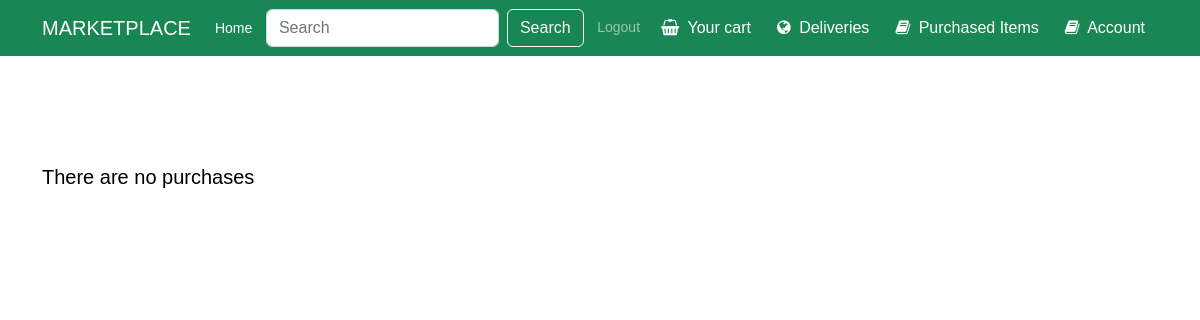
Before: /purchased (signed in) with the older database file.
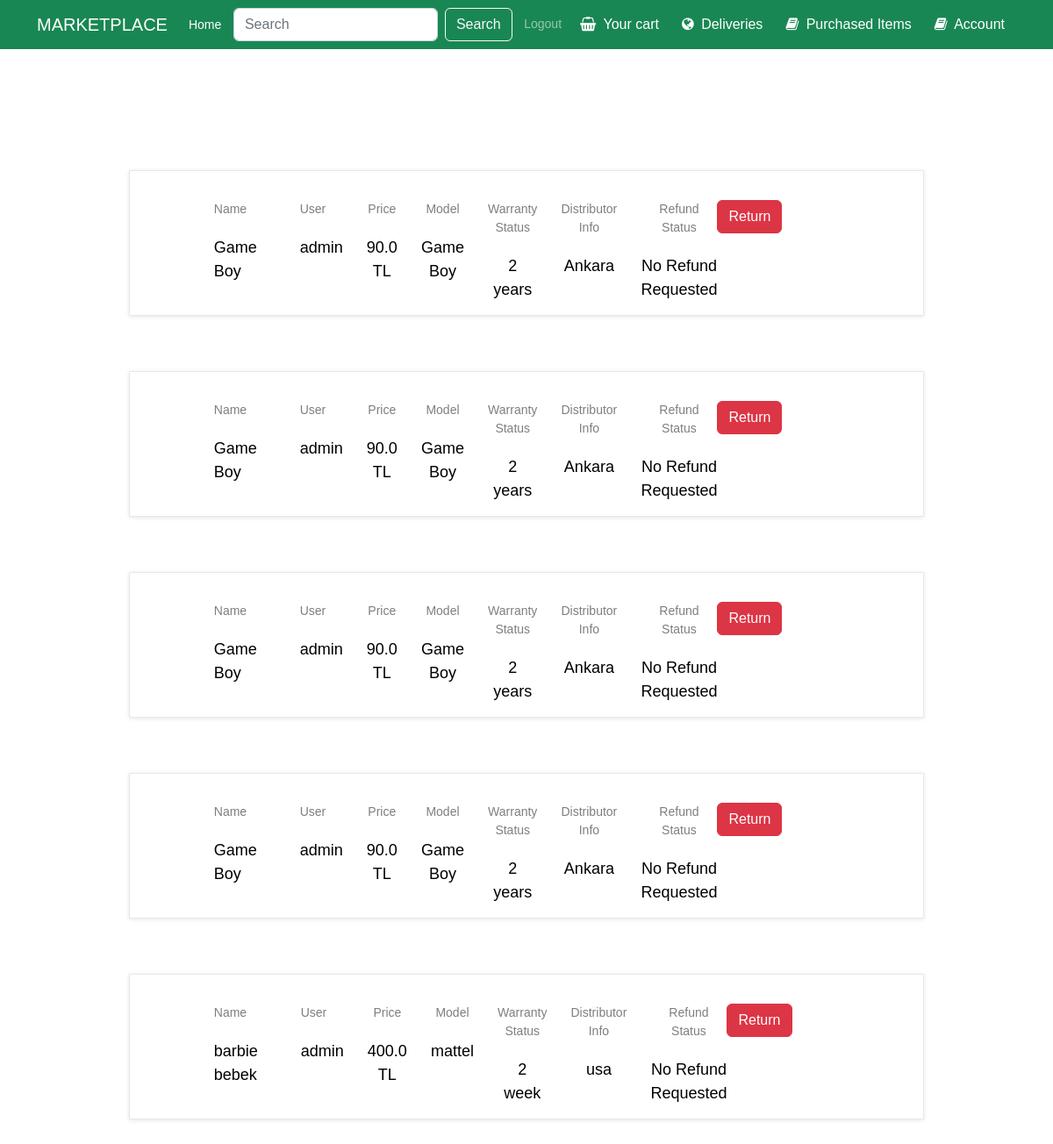
After: the same page with the newer database file.
### Cart/models.py (models this page shows, shortened)
class PurchaseHistory(models.Model):
    ID = models.IntegerField(primary_key=True,unique=True,default=0)
    product = models.ForeignKey(PurchasedProduct,related_name="purchase_history",on_delete=models.CASCADE)
    user = models.ForeignKey(Users,related_name="purchase_history",on_delete=models.CASCADE)
    date_added = models.DateTimeField(default=timezone.now)
    refund_requested = models.BooleanField(verbose_name='Refund Requested',default=False)
    refund_accepted = models.BooleanField(verbose_name='Refund Accepted',default=False)
    class Meta:
        verbose_name_plural = "Purchase Histories"

### Product/models.py (models this page shows, shortened)
class PurchasedProduct(models.Model):
    ID = models.IntegerField(primary_key=True)
    name = models.CharField(max_length=100)
    model = models.CharField(max_length=100)
    number = models.IntegerField()
    description = models.TextField()
    price = models.FloatField(default=0)
    warranty_status = models.CharField(max_length=100)
    distributor_info = models.TextField()
    user = models.ForeignKey(settings.AUTH_USER_MODEL, on_delete=models.CASCADE)
    quantity = models.IntegerField()
    purchased_price = models.FloatField(default=0)

class Users(AbstractBaseUser,PermissionsMixin):
    username_validator = UnicodeUsernameValidator()
    ID = models.AutoField(primary_key=True)
    email = models.EmailField(blank=True,default='')
    first_name = models.CharField(max_length=150,default='',blank=True)
    last_name = models.CharField(max_length=150,default='',blank=True)
    is_active = models.BooleanField(default=True,help_text=
            "Designates whether this user should be treated as active. "
            "Unselect this instead of deleting accounts."
    )
    is_superuser = models.BooleanField(default=False)
    is_staff = models.BooleanField(default=False,help_text="Designates whether the user can log into this admin site.")
    username = models.CharField(max_length=150,
        unique=True,
        help_text=(
            "Required. 150 characters or fewer. Letters, digits and @/./+/-/_ only."
        ),
        validators=[username_validator],
        error_messages={
            "unique": "A user with that username already exists.",
        }
    )
    tax_ID = models.IntegerField(default=0)
    home_address = models.TextField(blank=True,null=True)
    role = models.CharField(max_length=100,default='customer')
    date_joined = models.DateTimeField(default=timezone.now)
    last_login = models.DateTimeField(blank=True,null=True)
    objects = MyUserManager()
    REQUIRED_FIELDS = []
    USERNAME_FIELD = "username"
    def __str__(self):
        return self.username
    class Meta:
        verbose_name = 'User'
        verbose_name_plural = 'Users'

### Main/views.py (the view, shortened to what this page needs)
# urls.py: path("purchased",views.purchased,name="purchased_items"),
def purchased(request):
    if request.method == "POST":
        command = request.POST.get("command")
        purchased_id = request.POST.get("product_id")
        if command == "return":
            purchased_product = get_object_or_404(PurchaseHistory,pk=purchased_id)
            refund = Refund.objects.create(ID = Refund.objects.count() + 1,product = purchased_product.product,
            user = purchased_product.user)
            refund.save()
            purchased_product.refund_requested = True
            purchased_product.save()
            history = PurchaseHistory.objects.filter(user = request.user)
            days_remain = DaysRemain(history)
            return render(request,"purchased.html",{"products":history,"days":days_remain})
    else:
        if request.user.is_authenticated:
            it = 0
            purchased_history = PurchaseHistory.objects.filter(user = request.user)
            days_remain = DaysRemain(purchased_history)
            return render(request,"purchased.html",{"products":purchased_history,"days":days_remain})
        else:
            products = []
            return render(request,"purchased.html",{"products":products})

### Cart/templatetags/cart_filter.py (called while the page is built)
@register.filter
def get_item(dictionary, key):
    return dictionary.get(key)

### Main/helper_functions.py (called while the page is built)
def DaysRemain(products):
    dic = {}
    for product in products:
        today_date = timezone.now()
        product_date = product.date_added
        difference = today_date - product_date
        dic[product] = difference.days
    return dic

### Main/templates/purchased.html (shortened to what the changed rows need)
{% extends 'base.html' %}
{% load static %}
{% load cart_filter %}
{% block link %}
<link rel="stylesheet" type="text/css" href="{% static 'cart.css' %}">
{% endblock %}
{% block content %}
<div class="container mt-3">
<div class="cart_section">
    {% if request.user.is_authenticated %}
        {% if products|length == 0 %}
        <h5 class="alert-heading col-lg-10"> There are no purchases</h5>
        {% else %}
        <div class="container-fluid">
            <div class="row">
                <div class="col-lg-10 offset-lg-1">
                    <div class="cart_container">
                        <div class="cart_items">
                            <br>
                            {% for product in products %}
                            <ul class="cart_list">
                                <li class="cart_item clearfix">
                                    <div class="cart_item_info d-flex flex-md-row flex-column justify-content-between">
                                        {% if product.refund_requested and product.refund_accepted == False %}
                                            <div class="cart_item_name cart_info_col">
                                                <div class="cart_item_title">Name</div>
                                                <div class="cart_item_text">{{product.product.name}}</div>
                                            </div>
                                            <div class="cart_item_name cart_info_col">
                                                <div class="cart_item_title">User</div>
                                                <div class="cart_item_text">{{product.user}}</div>
                                            </div>
                                            {% if product.product.purchased_price == 0 %}
                                            <div class="cart_item_price cart_info_col">
                                                <div class="cart_item_title">Price</div>
                                                <div class="cart_item_text">{{product.product.price}} TL</div>
                                            </div>
                                            {% else %}
                                            <div class="cart_item_price cart_info_col">
                                                <div class="cart_item_title">Price</div>
                                                <div class="cart_item_text">{{product.product.purchased_price}} TL</div>
                                            </div>
                                            {% endif %}
                                            <div class="cart_item_total cart_info_col">
                                                <div class="cart_item_title">Model</div>
                                                <div class="cart_item_text">{{product.product.model}}</div>
                                            </div>
                                            <div class="cart_item_total cart_info_col">
                                                <div class="cart_item_title">Warranty Status</div>
                                                <div class="cart_item_text">{{product.product.warranty_status}}</div>
                                            </div>
                                            <div class="cart_item_total cart_info_col">
                                                <div class="cart_item_title">Distributor Info</div>
                                                <div class="cart_item_text">{{product.product.distributor_info}}</div>
                                            </div>
                                            <div class="cart_item_total cart_info_col">
                                                <div class="cart_item_title">Refund Status</div>
                                                <div class="cart_item_text">Refund Requested</div>
                                            </div>
                                        {% else %}
                                        <div class="cart_item_name cart_info_col">
                                            <div class="cart_item_title">Name</div>
                                            <div class="cart_item_text">{{product.product.name}}</div>
                                        </div>
                                        <div class="cart_item_name cart_info_col">
                                            <div class="cart_item_title">User</div>
                                            <div class="cart_item_text">{{product.user}}</div>
                                        </div>
                                        {% if product.product.purchased_price == 0 %}
                                            <div class="cart_item_price cart_info_col">
                                                <div class="cart_item_title">Price</div>
                                                <div class="cart_item_text">{{product.product.price}} TL</div>
                                            </div>
                                        {% else %}
                                        <div class="cart_item_price cart_info_col">
                                            <div class="cart_item_title">Price</div>
                                            <div class="cart_item_text">{{product.product.purchased_price}} TL</div>
                                        </div>
                                        {% endif %}
                                        <div class="cart_item_total cart_info_col">
                                            <div class="cart_item_title">Model</div>
                                            <div class="cart_item_text">{{product.product.model}}</div>
                                        </div>
                                        <div class="cart_item_total cart_info_col">
                                            <div class="cart_item_title">Warranty Status</div>
                                            <div class="cart_item_text">{{product.product.warranty_status}}</div>
                                        </div>
                                        <div class="cart_item_total cart_info_col">
                                            <div class="cart_item_title">Distributor Info</div>
                                            <div class="cart_item_text">{{product.product.distributor_info}}</div>
                                        </div>
                                        <div class="cart_item_total cart_info_col">
                                            <div class="cart_item_title">Refund Status</div>
                                            <div class="cart_item_text">No Refund Requested</div>
                                        </div>
                                            {% if days|get_item:product <= 30 %}
                                                <form method="post" class="justify-content-center"
                                                    action="{% url 'purchased_items' %}">
                                                    <button class="btn btn-danger" type="submit">Return</button>
                                                </form>
                                            {% else %}
                                            <div class="cart_item_total cart_info_col">
                                                <div class="cart_item_text">Purchase date more than 30 days.Cannot refund!</div>
                                            </div>
                                            {% endif %}
                                        {% endif %}
                                    </div>
                                </li>
                            </ul>
                            <br>
                            <br>
                            <br>
                            {% endfor %}
                        </div>
                    </div>
                </div>
            </div>
        </div>
        {% endif %}
    {% else %}
    <h5 class="alert-heading col-lg-10"> You are not logged in</h5>
    <h5 class="alert-heading col-lg-10">Please log in to see your purchases.</h5>
    {% endif %}
</div>
</div>
{% endblock %}

Changed rows visible on the page:
added PurchaseHistory: product.name "Game Boy", user "admin", product.price "90.0", product.model "Game Boy", product.warranty_status "2 years", product.distributor_info "Ankara"
added PurchaseHistory: product.name "Game Boy", user "admin", product.price "90.0", product.model "Game Boy", product.warranty_status "2 years", product.distributor_info "Ankara"
added PurchaseHistory: product.name "Game Boy", user "admin", product.price "90.0", product.model "Game Boy", product.warranty_status "2 years", product.distributor_info "Ankara"
added PurchaseHistory: product.name "Game Boy", user "admin", product.price "90.0", product.model "Game Boy", product.warranty_status "2 years", product.distributor_info "Ankara"
added PurchaseHistory: product.name "barbie bebek", user "admin", product.price "400.0", product.model "mattel", product.warranty_status "2 week", product.distributor_info "usa"
Other visible differences:
text no longer shown: "There are no purchases"
